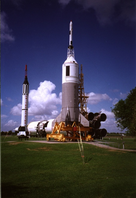
%> input picture Assignment 3/Assignment3_1n/AtlasMercury.tif, 136 x 198 px, shrunk from 284 x 413 before the run
$ octave test_match.m   (GNU Octave 9; MATLAB toolbox functions it lacks are replaced by stand-ins)
%> lines starting %> are read from the running program, lines starting %| are printed output that depends on the picture
### Assignment 3/Assignment3_1n/compute_hist.m
function h = compute_hist( img )
%compute histogram of an image

[m, n, c] = size(img);
h = zeros([256, c]);
for i = 1 : 256
    h(i, :) = sum(sum(img == (i - 1)));
end
end

### Assignment 3/Assignment3_1n/HistogramMatching.m
function [ K ] = HistogramMatching( I, target )
%UNTITLED8 Summary of this function goes here
%   Detailed explanation goes here
I_h = compute_hist(I);
total_I = sum(I_h);
target_h = compute_hist(target);
total_target = sum(target_h);
[m, n] = size(I_h);
% define pdf for image I
pdf_h = zeros([m, n]);
pdf_h(1, :) = I_h(1, :) ./ total_I;
for i = 2 : m
    pdf_h(i, :) = pdf_h(i - 1, :) + I_h(i, :) ./ total_I;
end
% define pdf for image target
pdf_target = zeros([m, n]);
pdf_target(1, :) = target_h(1, :) ./ total_I;
for i = 2 : m
    pdf_target(i, :) = pdf_target(i - 1, :) + target_h(i, :) ./ total_target;
end
%define LUT for image transform with target
LUT = zeros([m, n]);
for i = 1 : 256
    for k = 1 : 3
        temp = pdf_h(i, k);
        for j = 1 : 256
            if pdf_target(j, k) > temp
                LUT(i, k) = j;
                break;
            end
        end
    end
end
% get new image close to target image
K = zeros(size(I));
[r, g, b] = size(K);
for i = 1 : r
    for j = 1 : g
        for c = 1 : b
            K(i, j, c) = LUT(I(i, j, c) + 1, c);
        end
    end
end
K = uint8(K);
end

### Assignment 3/Assignment3_1n/test_match.m
I = imread('AtlasMercury.tif');
%> I is the input picture: size 198x136x3 uint8; mean R, G, B 59.3, 57.4, 73.5
h_I = compute_hist(I);
%> after the loop in compute_hist, `for i = 1 : 256`: h = 256 rows, first 12: [1 18 98; 0 13 55; 0 5 104; 0 13 197; 3 13 185; 1 13 172; 2 33 243; 5 50 340; 2 86 466; 6 105 542; 4 83 608; 12 68 668]
%> h_I has the same summary as h in compute_hist
target = imread('target.jpg');
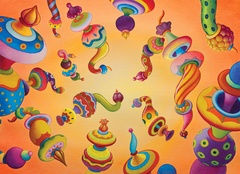
%> input picture Assignment 3/Assignment3_1n/target.jpg, 240 x 174 px, shrunk from 500 x 363 before the run
%> target is the input picture: size 174x240x3 uint8; mean R, G, B 199.3, 139.1, 89.2
h_target = compute_hist(target);
%> after the loop in compute_hist (call 2), `for i = 1 : 256`: h = 256 rows, first 12: [104 0 74; 32 0 12; 36 0 8; 31 0 17; 34 3 16; 32 1 14; 31 3 17; 25 2 18; 33 4 21; 34 1 18; 27 7 30; 26 3 27]
%> h_target has the same summary as h in compute_hist
K = HistogramMatching(I, target);
%> after the loop in compute_hist (call 3), `for i = 1 : 256`: h = 256 rows, first 12: [1 18 98; 0 13 55; 0 5 104; 0 13 197; 3 13 185; 1 13 172; 2 33 243; 5 50 340; 2 86 466; 6 105 542; 4 83 608; 12 68 668]
%> in HistogramMatching, `I_h = compute_hist(I);`: I_h has the same summary as h in compute_hist
%> in HistogramMatching, `total_I = sum(I_h);`: total_I = [26928 26928 26928]
%> after the loop in compute_hist (call 4), `for i = 1 : 256`: h = 256 rows, first 12: [104 0 74; 32 0 12; 36 0 8; 31 0 17; 34 3 16; 32 1 14; 31 3 17; 25 2 18; 33 4 21; 34 1 18; 27 7 30; 26 3 27]
%> in HistogramMatching, `target_h = compute_hist(target);`: target_h has the same summary as h in compute_hist
%> in HistogramMatching, `total_target = sum(target_h);`: total_target = [41760 41760 41760]
%> after the loop in HistogramMatching, `for i = 2 : m`: pdf_h = 256 rows, first 12: [3.71e-05 0.000668 0.00364; 3.71e-05 0.00115 0.00568; 3.71e-05 0.00134 0.00954; 3.71e-05 0.00182 0.0169; 0.000149 0.0023 0.0237; 0.000186 0.00279 0.0301; 0.00026 0.00401 0.0391; 0.000446 0.00587 0.0518; 0.00052 0.00906 0.0691; 0.000743 0.013 0.0892; 0.000891 0.016 0.112; 0.00134 0.0186 0.137]
%> after the loop in HistogramMatching, `for i = 2 : m`: pdf_target = 256 rows, first 12: [0.00386 0 0.00275; 0.00463 0 0.00304; 0.00549 0 0.00323; 0.00623 0 0.00363; 0.00705 7.18e-05 0.00402; 0.00781 9.58e-05 0.00435; 0.00856 0.000168 0.00476; 0.00915 0.000216 0.00519; 0.00994 0.000311 0.00569; 0.0108 0.000335 0.00612; 0.0114 0.000503 0.00684; 0.012 0.000575 0.00749]
%> after the loop in HistogramMatching, `for i = 1 : 256`: LUT = 256 rows, first 12: [1 13 5; 1 16 9; 1 16 15; 1 18 21; 1 19 25; 1 20 28; 1 22 31; 1 23 34; 1 26 37; 1 28 40; 1 29 44; 1 30 47]
%> after the loop in HistogramMatching, `for i = 1 : r`:
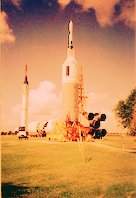
%> K: size 198x136x3 double; mean R, G, B 202.2, 141.3, 90.6; drawn with min black and max white
h_K = compute_hist(K);
%> after the loop in compute_hist (call 5), `for i = 1 : 256`: h = 256 rows, first 12: [0 0 0; 91 0 0; 0 0 0; 0 0 0; 0 0 0; 80 0 98; 0 0 0; 0 0 0; 0 0 0; 89 0 55; 0 0 0; 0 0 0]
%> h_K has the same summary as h in compute_hist

x = 0 : 255;
figure;
image(I);
title('origin image');

h1_img = figure;
bar(x, h_I(:, 1));
title('origin image histogram');
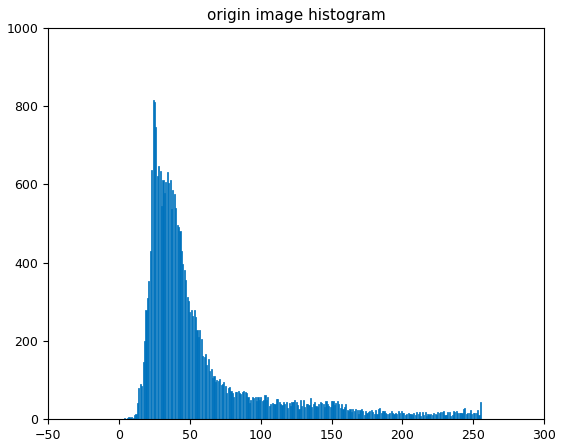
%> figure redrawn from the program's plot data; tallest bar 815 high, from x = 23.6 to 24.4
saveas(h1_img, 'original_hist.png');

figure;
image(target);
title('target image');

h2_img =figure;
bar(x, h_target(:, 1));
title('target image histogram');
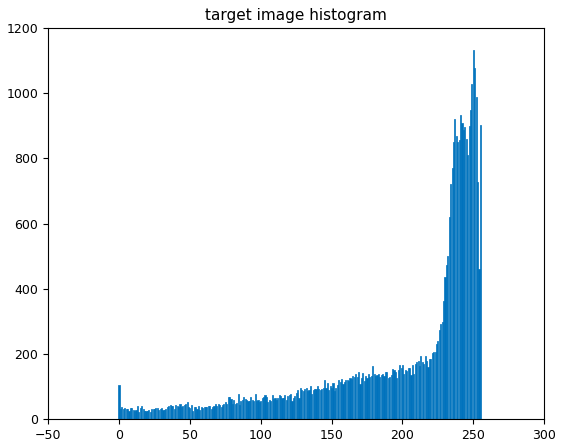
%> figure redrawn from the program's plot data; tallest bar 1133 high, from x = 249.6 to 250.4
saveas(h2_img, 'target_hist.png');

figure;
image(K);
title('transform image');
imwrite(K, 'Transformed_img.png');

h3_img =figure;
bar(x, h_K(:, 1));
title('transform image histogram');
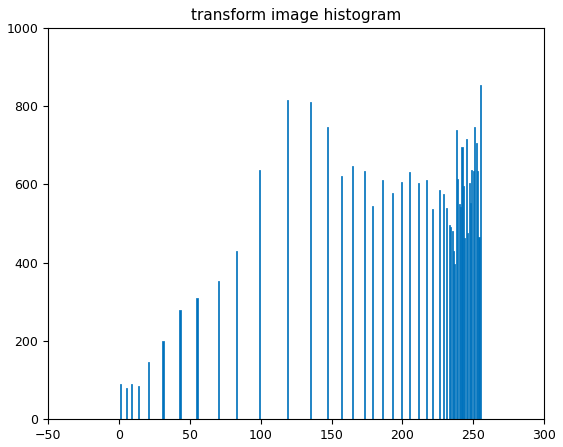
%> figure redrawn from the program's plot data; tallest bar 854 high, from x = 254.6 to 255.4
saveas(h3_img, 'transformed_hist.png');
